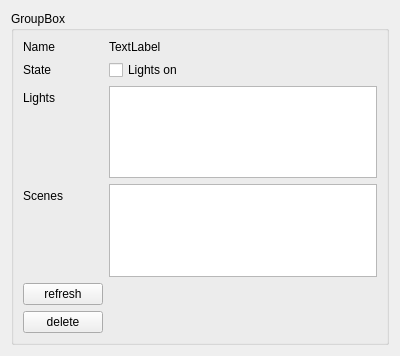
<?xml version="1.0" encoding="UTF-8"?>
<ui version="4.0">
 <class>LightGroupWidget</class>
 <widget class="QWidget" name="LightGroupWidget">
  <property name="geometry">
   <rect>
    <x>0</x>
    <y>0</y>
    <width>400</width>
    <height>356</height>
   </rect>
  </property>
  <property name="windowTitle">
   <string>Form</string>
  </property>
  <layout class="QVBoxLayout" name="verticalLayout">
   <item>
    <widget class="QGroupBox" name="groupBox">
     <property name="title">
      <string>GroupBox</string>
     </property>
     <layout class="QFormLayout" name="formLayout">
      <item row="1" column="0">
       <widget class="QLabel" name="label_3">
        <property name="text">
         <string>Name</string>
        </property>
       </widget>
      </item>
      <item row="1" column="1">
       <widget class="QLabel" name="labelName">
        <property name="text">
         <string>TextLabel</string>
        </property>
       </widget>
      </item>
      <item row="3" column="0">
       <widget class="QLabel" name="label">
        <property name="text">
         <string>Lights</string>
        </property>
       </widget>
      </item>
      <item row="4" column="0">
       <widget class="QLabel" name="label_2">
        <property name="text">
         <string>Scenes</string>
        </property>
       </widget>
      </item>
      <item row="3" column="1">
       <widget class="QListWidget" name="listLights"/>
      </item>
      <item row="4" column="1">
       <widget class="QListWidget" name="listScenes"/>
      </item>
      <item row="2" column="0">
       <widget class="QLabel" name="label_4">
        <property name="text">
         <string>State</string>
        </property>
       </widget>
      </item>
      <item row="2" column="1">
       <layout class="QHBoxLayout" name="horizontalLayout">
        <item>
         <widget class="QCheckBox" name="checkLightsOn">
          <property name="text">
           <string>Lights on</string>
          </property>
          <property name="checkable">
           <bool>true</bool>
          </property>
          <property name="tristate">
           <bool>true</bool>
          </property>
         </widget>
        </item>
       </layout>
      </item>
      <item row="8" column="0">
       <layout class="QVBoxLayout" name="verticalLayout_2">
        <item>
         <widget class="QPushButton" name="buttonRefresh">
          <property name="text">
           <string>refresh</string>
          </property>
         </widget>
        </item>
        <item>
         <widget class="QPushButton" name="buttonDelete">
          <property name="text">
           <string>delete</string>
          </property>
         </widget>
        </item>
        <item>
         <spacer name="verticalSpacer">
          <property name="orientation">
           <enum>Qt::Vertical</enum>
          </property>
          <property name="sizeHint" stdset="0">
           <size>
            <width>20</width>
            <height>40</height>
           </size>
          </property>
         </spacer>
        </item>
       </layout>
      </item>
      <item row="8" column="1">
       <widget class="LightGroupSceneWidget" name="sceneWidget" native="true"/>
      </item>
     </layout>
    </widget>
   </item>
  </layout>
 </widget>
 <customwidgets>
  <customwidget>
   <class>LightGroupSceneWidget</class>
   <extends>QWidget</extends>
   <header>Widgets/LightGroupSceneWidget.h</header>
   <container>1</container>
  </customwidget>
 </customwidgets>
 <resources/>
 <connections/>
</ui>
